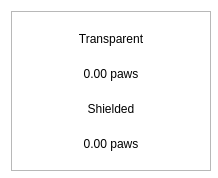
<?xml version="1.0" encoding="UTF-8"?>
<ui version="4.0">
 <class>BalanceBubble</class>
 <widget class="QWidget" name="BalanceBubble">
  <property name="geometry">
   <rect>
    <x>0</x>
    <y>0</y>
    <width>218</width>
    <height>178</height>
   </rect>
  </property>
  <property name="minimumSize">
   <size>
    <width>218</width>
    <height>178</height>
   </size>
  </property>
  <property name="maximumSize">
   <size>
    <width>250</width>
    <height>178</height>
   </size>
  </property>
  <property name="windowTitle">
   <string>Form</string>
  </property>
  <property name="styleSheet">
   <string notr="true">#BalanceBubble{
background-color:transparent
}</string>
  </property>
  <layout class="QVBoxLayout" name="verticalLayout_2">
   <property name="spacing">
    <number>0</number>
   </property>
   <item>
    <widget class="QFrame" name="frame">
     <property name="minimumSize">
      <size>
       <width>200</width>
       <height>160</height>
      </size>
     </property>
     <property name="maximumSize">
      <size>
       <width>250</width>
       <height>160</height>
      </size>
     </property>
     <property name="styleSheet">
      <string notr="true"/>
     </property>
     <property name="frameShape">
      <enum>QFrame::StyledPanel</enum>
     </property>
     <property name="frameShadow">
      <enum>QFrame::Raised</enum>
     </property>
     <property name="lineWidth">
      <number>10</number>
     </property>
     <layout class="QVBoxLayout" name="verticalLayout">
      <property name="spacing">
       <number>0</number>
      </property>
      <item>
       <layout class="QHBoxLayout" name="horizontalLayout">
        <item>
         <widget class="QLabel" name="lblFirst">
          <property name="styleSheet">
           <string notr="true"/>
          </property>
          <property name="text">
           <string>Transparent</string>
          </property>
          <property name="alignment">
           <set>Qt::AlignCenter</set>
          </property>
         </widget>
        </item>
       </layout>
      </item>
      <item>
       <widget class="QLabel" name="textTransparent">
        <property name="styleSheet">
         <string notr="true"/>
        </property>
        <property name="text">
         <string>0.00 paws</string>
        </property>
        <property name="alignment">
         <set>Qt::AlignCenter</set>
        </property>
       </widget>
      </item>
      <item>
       <widget class="QLabel" name="lblSecond">
        <property name="styleSheet">
         <string notr="true"/>
        </property>
        <property name="text">
         <string>Shielded</string>
        </property>
        <property name="alignment">
         <set>Qt::AlignCenter</set>
        </property>
       </widget>
      </item>
      <item>
       <widget class="QLabel" name="textShielded">
        <property name="styleSheet">
         <string notr="true"/>
        </property>
        <property name="text">
         <string>0.00 paws</string>
        </property>
        <property name="alignment">
         <set>Qt::AlignCenter</set>
        </property>
       </widget>
      </item>
     </layout>
    </widget>
   </item>
  </layout>
 </widget>
 <resources/>
 <connections/>
</ui>
